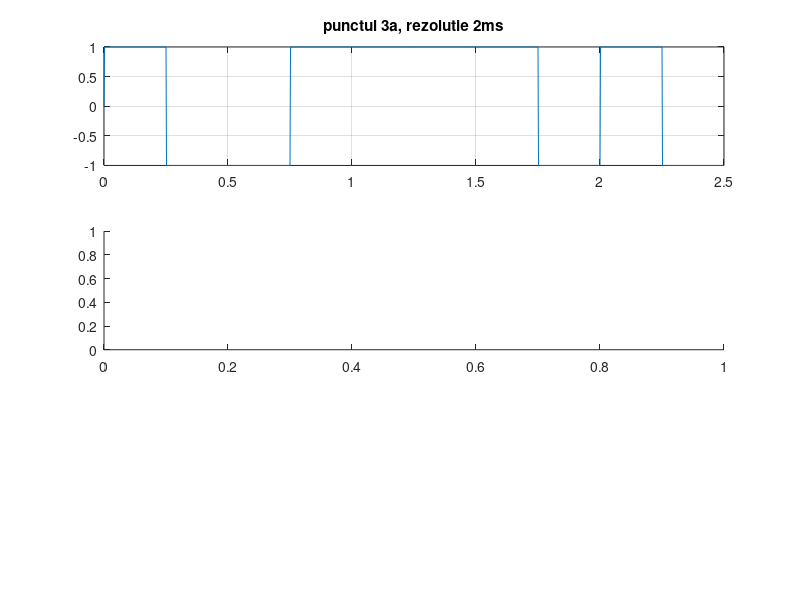

Recreate this plot in MATLAB. (Note: this script raises an error after producing the figure.)
D=0.25;
lev = [-1, 1];

%lungimea lui d ne da numarul de esantioane cuprinse in durata D

%rezolutie 2ms
pas1=0.002;
d1=0:pas1:D;
t1=0:pas1:10*D;
j=0;
for i=1:(length(t1)-1)
    if (mod(t1(i),D)==0)
        pos = randi(length(lev));
        for(j=(1:length(d1)-1))
         x1(i+j)=lev(pos);
        end
    end
end
subplot (3,1,1), plot(t1,x1), title('punctul 3a, rezolutie 2ms'), grid;


%rezolutie 20ms
pas2=0.02;
d2=0:pas2:D;
t2=0:pas2:10*D;
j=0;
for i=1:(length(t2)-1)
    if (mod(t2(i),D)==0)
        pos = randi(length(lev));
        for(j=(1:length(d2)-1))
         x2(i+j)=lev(pos);
        end
    end
end
subplot (3,1,2), plot(t2,x2), title('punctul 3a, rezolutie 20ms'), grid;

%rezolutie 200ms
pas3=0.2;
d3=0:pas3:D;
t3=0:pas3:10*D;
j=0;
for i=1:(length(t3)-1)
    if (mod(t3(i),D)==0)
        pos = randi(length(lev));
        for(j=(1:length(d3)-1))
         x3(i+j)=lev(pos);
        end
    end
end
subplot (3,1,3), plot(t3,x3), title('punctul 3a, rezolutie 200ms'), grid;

figure (1);